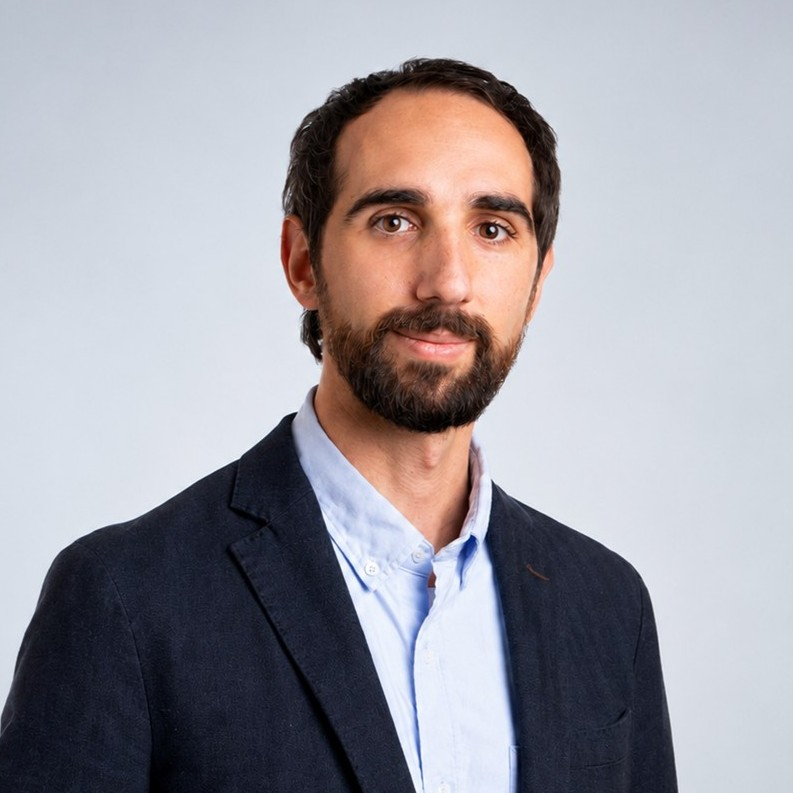
#> input picture assets/img/prof_pic2.jpg, 793 x 793 px, found by its file name
$ python make_og_image.py
#> lines starting #> are read from the running program, lines starting #| are printed output that depends on the picture
#!/usr/bin/env python3
"""Generate the link-preview banner and the iOS home-screen icon.

Both are derived from the light-mode profile photo, so both go stale together
when the photo or the job title changes. Run from the repo root:

    python bin/make_og_image.py

Writes:
    assets/img/og_preview.png      1200x630, the card LinkedIn/Bluesky/Slack show
    assets/img/apple_touch_icon.png  180x180, the iOS home-screen bookmark icon

Both paths are referenced from _config.yml (`og_image:` and `apple_touch_icon:`).
This script exists because the recipe used to live only in a commit message: a
later photo-tidying commit deleted og_preview.png while _config.yml still pointed
at it, so every page advertised an og:image that returned 404, and nothing in the
build noticed. Keep the recipe here, where it can be rerun.

The photo is square and the card is 1.91:1, so the photo cannot simply be used as
the card -- it would letterbox. Hence the composition: text panel beside a
full-bleed square crop, in the site's own colour tokens.
"""

from PIL import Image, ImageDraw, ImageFont

# Must match the tokens in assets/css/main.scss.
ACCENT = (9, 74, 131)  # --heading-accent, light mode
META = (85, 96, 110)  # --meta-color
TEXT = (26, 26, 26)
BG = (255, 255, 255)
RULE = (220, 224, 229)

# The light-mode photo from _pages/about.md (profile.image).
PHOTO = "assets/img/prof_pic2.jpg"

NAME_1 = "Gabriel A."
NAME_2 = "Facchini Palma"
ROLE = "Associate Professor of Economics"
INSTITUTION = "Royal Holloway, University of London"
FIELD = "Labour, health and development economics"  # keep in step with `description:` in _config.yml

FONTS = "C:/Windows/Fonts/%s"


def build_banner(width=1200, height=630):
#> called with width = 1200, height = 630
    img = Image.new("RGB", (width, height), BG)
#> img: PIL image 1200x630 RGB; every value is 255
    draw = ImageDraw.Draw(img)

    photo = Image.open(PHOTO).convert("RGB").resize((height, height), Image.LANCZOS)
    img.paste(photo, (width - height, 0))
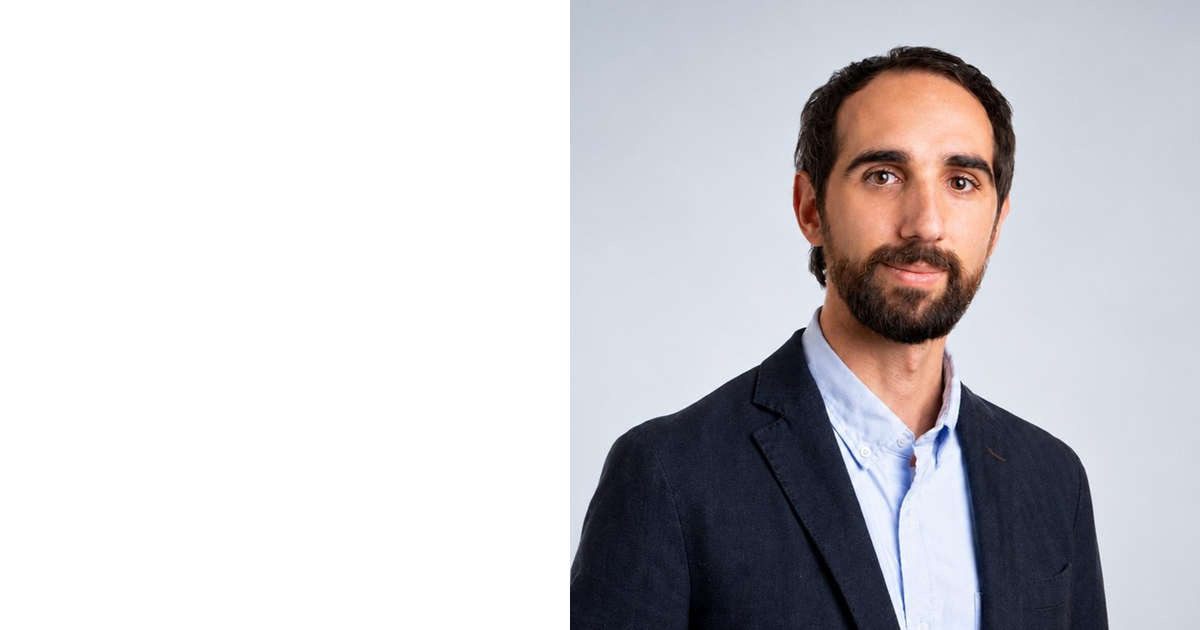
#> img: PIL image 1200x630 RGB; mean R, G, B 204.6, 203.4, 207.2
    draw.rectangle([0, 0, 10, height], fill=ACCENT)

    f_name = ImageFont.truetype(FONTS % "arialbd.ttf", 62)
    f_role = ImageFont.truetype(FONTS % "arial.ttf", 32)
    f_inst = ImageFont.truetype(FONTS % "arial.ttf", 28)
    f_field = ImageFont.truetype(FONTS % "arial.ttf", 26)

    x, y = 72, 150
    draw.text((x, y), NAME_1, font=f_name, fill=TEXT)
    draw.text((x, y + 74), NAME_2, font=f_name, fill=TEXT)
    draw.text((x, y + 178), ROLE, font=f_role, fill=ACCENT)
    draw.text((x, y + 224), INSTITUTION, font=f_inst, fill=META)
    draw.line([x, y + 288, x + 300, y + 288], fill=RULE, width=2)
    draw.text((x, y + 312), FIELD, font=f_field, fill=META)
    return img


def main():
    banner = build_banner()
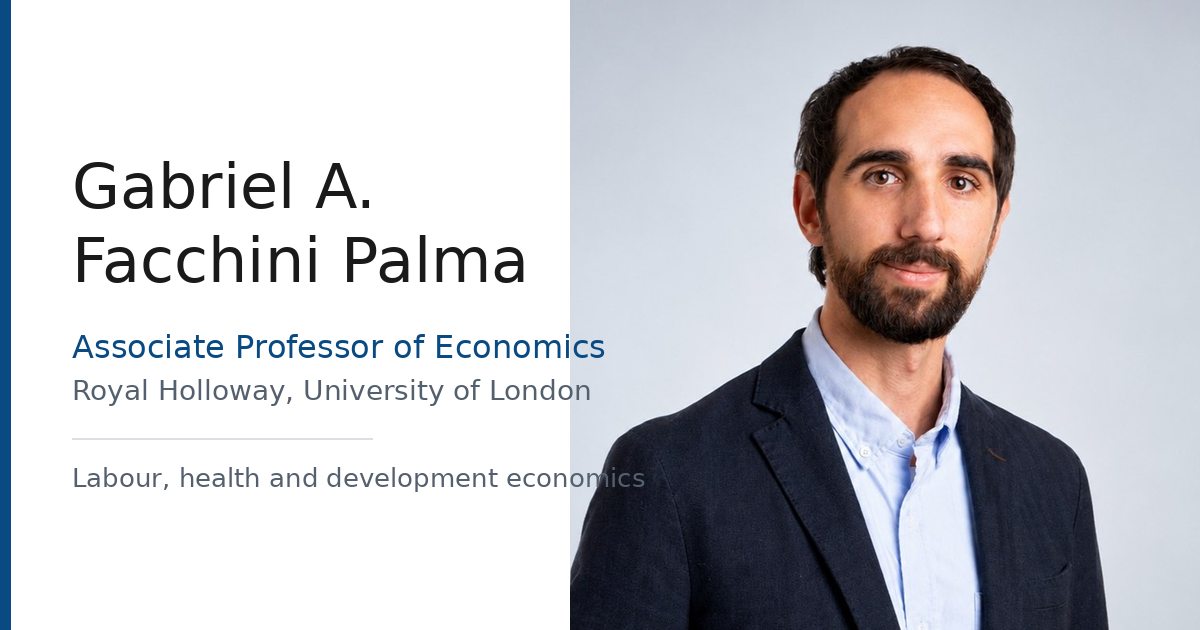
#> banner: PIL image 1200x630 RGB; mean R, G, B 197.1, 196.9, 201.6
    banner.save("assets/img/og_preview.png", "PNG", optimize=True)
    print("wrote assets/img/og_preview.png", banner.size)
#| wrote assets/img/og_preview.png (1200, 630)

    icon = Image.open(PHOTO).convert("RGB").resize((180, 180), Image.LANCZOS)
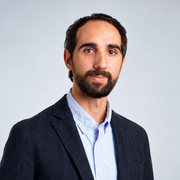
#> icon: PIL image 180x180 RGB; mean R, G, B 158.9, 156.7, 163.9
    icon.save("assets/img/apple_touch_icon.png", "PNG", optimize=True)
    print("wrote assets/img/apple_touch_icon.png", icon.size)
#| wrote assets/img/apple_touch_icon.png (180, 180)


if __name__ == "__main__":
    main()

$ run again, with assets/img/1.jpg copied over assets/img/prof_pic2.jpg
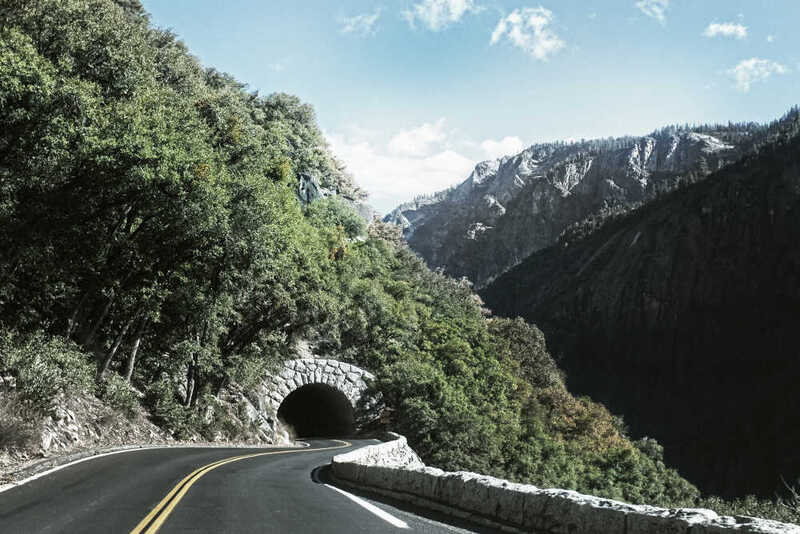
#> input picture assets/img/1.jpg, 800 x 534 px, found by its file name
#> in main, `banner = build_banner()`:
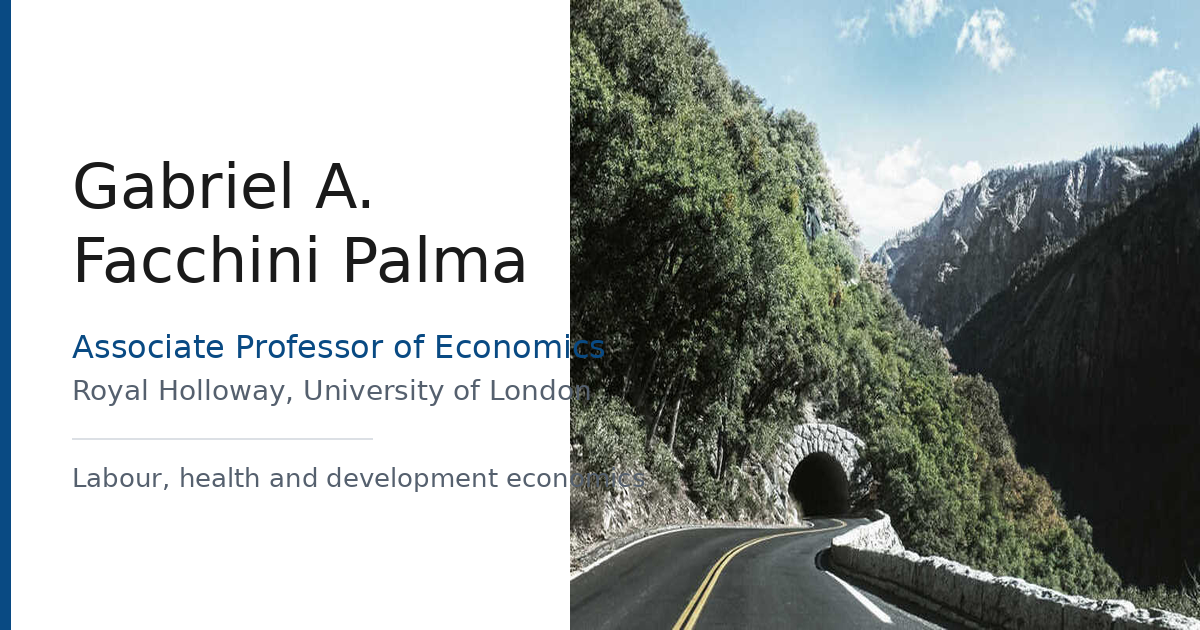
#> banner: PIL image 1200x630 RGB; mean R, G, B 164.2, 170.2, 168.3
#| wrote assets/img/og_preview.png (1200, 630)
#> in main, `icon = Image.open(PHOTO).convert("RGB").resize((180, 180), Image.LANCZ..`:
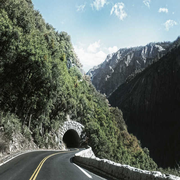
#> icon: PIL image 180x180 RGB; mean R, G, B 96.3, 105.7, 100.4
#| wrote assets/img/apple_touch_icon.png (180, 180)
